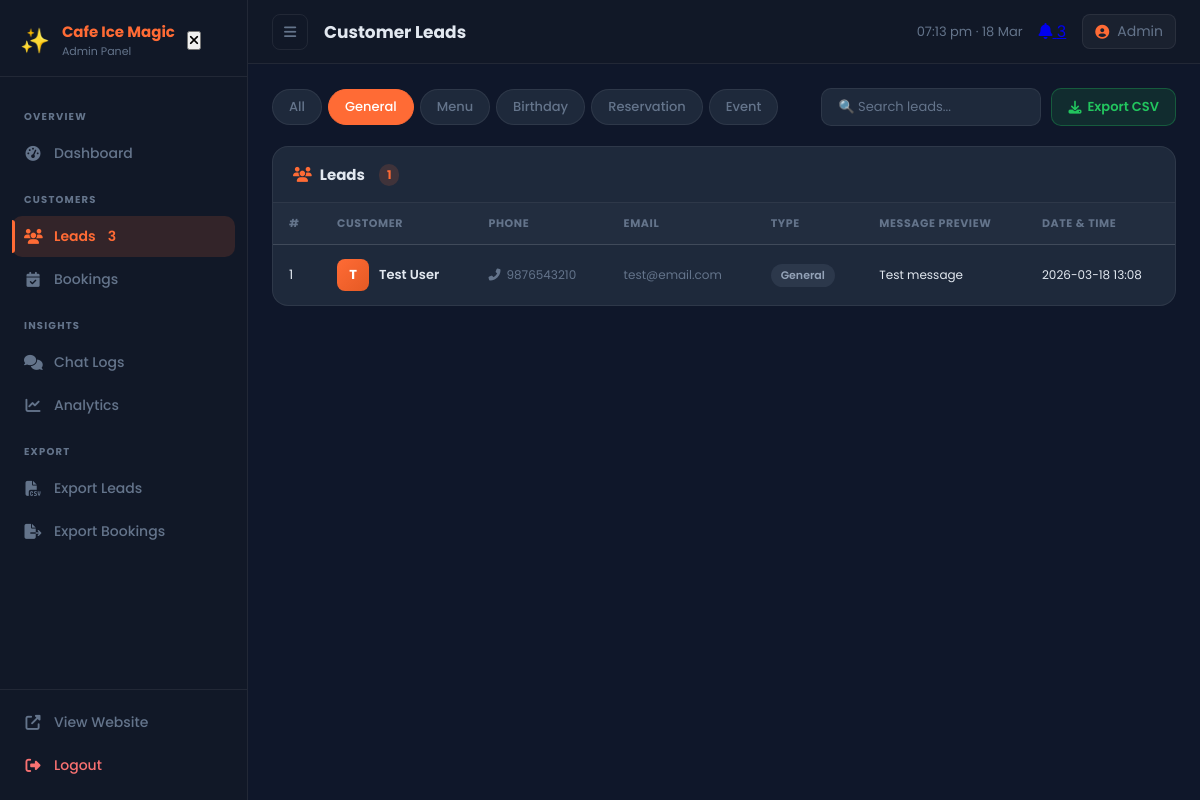
Screenshot of /admin/leads?type=general (signed in) with the database file from the repository.
### tables this page shows
CREATE TABLE leads (
            id INTEGER PRIMARY KEY AUTOINCREMENT,
            session_id TEXT,
            name TEXT,
            phone TEXT,
            email TEXT,
            inquiry_type TEXT DEFAULT 'general',
            message TEXT,
            source_page TEXT DEFAULT 'widget',
            created_at TIMESTAMP DEFAULT CURRENT_TIMESTAMP
        , contacted INTEGER DEFAULT 0, contacted_at TIMESTAMP);

### app.py (the view)
@app.route('/admin/leads')
@login_required
def admin_leads():
    inquiry_type = request.args.get('type', 'all')
    contacted    = request.args.get('contacted', None)
    leads = db.get_all_leads(inquiry_type=inquiry_type, contacted=contacted)
    return render_template('admin/leads.html', cafe=CAFE_CONFIG,
                           leads=leads, current_filter=inquiry_type,
                           contacted_filter=contacted)

### app.py (called while the page is built)
@app.context_processor
def inject_sidebar_stats():
    if session.get('admin_logged_in'):
        return {'new_leads_count': db.get_new_leads_count()}
    return {'new_leads_count': 0}

def login_required(f):
    @wraps(f)
    def decorated(*args, **kwargs):
        if not session.get('admin_logged_in'):
            return redirect(url_for('admin_login'))
        return f(*args, **kwargs)
    return decorated

### database.py (called while the page is built)
def get_db():
    conn = sqlite3.connect(DB_PATH)
    conn.row_factory = sqlite3.Row
    conn.execute("PRAGMA journal_mode=WAL")
    return conn

def get_all_leads(inquiry_type=None, contacted=None, limit=500):
    conn = get_db()
    where_clauses = []
    params = []
    if inquiry_type and inquiry_type != 'all':
        where_clauses.append('inquiry_type = ?')
        params.append(inquiry_type)
    if contacted == 'yes':
        where_clauses.append('contacted = 1')
    elif contacted == 'no':
        where_clauses.append('(contacted = 0 OR contacted IS NULL)')
    where_sql = ('WHERE ' + ' AND '.join(where_clauses)) if where_clauses else ''
    params.append(limit)
    rows = conn.execute(
        f'SELECT * FROM leads {where_sql} ORDER BY created_at DESC LIMIT ?', params
    ).fetchall()
    conn.close()
    return [dict(r) for r in rows]

def get_new_leads_count():
    conn = get_db()
    count = conn.execute(
        "SELECT COUNT(*) FROM leads WHERE contacted = 0 OR contacted IS NULL"
    ).fetchone()[0]
    conn.close()
    return count

### templates/admin/leads.html (shortened to what this page needs)
{% extends "admin/base.html" %}
{% block page_title %}Customer Leads{% endblock %}
{% block content %}
<div class="page-toolbar">
  <div class="filter-tabs">
    <a href="?type=all" class="filter-tab {% if current_filter == 'all' %}active{% endif %}">All</a>
    <a href="?type=general" class="filter-tab {% if current_filter == 'general' %}active{% endif %}">General</a>
    <a href="?type=menu_inquiry" class="filter-tab {% if current_filter == 'menu_inquiry' %}active{% endif %}">Menu</a>
    <a href="?type=birthday_party" class="filter-tab {% if current_filter == 'birthday_party' %}active{% endif %}">Birthday</a>
    <a href="?type=reservation" class="filter-tab {% if current_filter == 'reservation' %}active{% endif %}">Reservation</a>
    <a href="?type=event" class="filter-tab {% if current_filter == 'event' %}active{% endif %}">Event</a>
  </div>
  <div class="toolbar-actions">
    <input type="text" id="searchInput" class="search-input" placeholder="🔍 Search leads..."/>
    <a href="/api/export-leads" class="btn-export"><i class="fas fa-download"></i> Export CSV</a>
  </div>
</div>
<div class="card">
  <div class="card-header">
    <h3 class="card-title">
      <i class="fas fa-users"></i> Leads
      <span class="count-badge">{{ leads|length }}</span>
    </h3>
  </div>
  <div class="table-responsive">
    <table class="data-table sortable" id="leadsTable">
      <thead>
        <tr>
          <th class="sortable-col" data-col="0">#</th>
          <th class="sortable-col" data-col="1">Customer</th>
          <th class="sortable-col" data-col="2">Phone</th>
          <th class="sortable-col" data-col="3">Email</th>
          <th class="sortable-col" data-col="4">Type</th>
          <th class="sortable-col" data-col="5">Message Preview</th>
          <th class="sortable-col" data-col="6">Date &amp; Time</th>
        </tr>
      </thead>
      <tbody>
        {% for lead in leads %}
        <tr>
          <td class="text-muted">{{ lead.id }}</td>
          <td>
            <div class="user-cell">
              <div class="user-avatar">{{ (lead.name or 'U')[0].upper() }}</div>
              <div class="user-name">{{ lead.name or 'Unknown' }}</div>
            </div>
          </td>
          <td>
            {% if lead.phone %}
            <a href="tel:{{ lead.phone }}" class="phone-link">
              <i class="fas fa-phone-alt"></i> {{ lead.phone }}
            </a>
            {% else %}—{% endif %}
          </td>
          <td>
            {% if lead.email %}
            <a href="mailto:{{ lead.email }}" class="email-link">{{ lead.email }}</a>
            {% else %}—{% endif %}
          </td>
          <td>
            <span class="badge badge-{{ lead.inquiry_type }}">{{ lead.inquiry_type|replace('_',' ')|title }}</span>
          </td>
          <td class="message-preview">{{ (lead.message or '')[:80] }}{% if lead.message and lead.message|length > 80 %}…{% endif %}</td>
          <td class="text-sm text-muted">{{ lead.created_at[:16] if lead.created_at else '—' }}</td>
        </tr>
        {% else %}
        <tr>
          <td colspan="7" class="empty-state">
            <i class="fas fa-inbox"></i><br>No leads found for this filter.
          </td>
        </tr>
        {% endfor %}
      </tbody>
    </table>
  </div>
</div>
{% endblock %}

### static/css/admin.css (style rules this page uses)
*, *::before, *::after { box-sizing: border-box; margin: 0; padding: 0; }
html { scroll-behavior: smooth; }
:root { --orange: #FF6B35; --gold: #FFD700; --purple: #7c3aed; --green: #22c55e; --red: #ef4444; --sidebar-w: 248px; --sidebar-bg: #111827; --main-bg: #0f172a; --card-bg: #1e293b; --border: rgba(255,255,255,0.07); --text: #e2e8f0; --text-muted: #64748b; --topbar-h: 64px; }
body { font-family: 'Poppins', sans-serif; background: var(--main-bg); color: var(--text); display: flex; min-height: 100vh; }
.card { background: var(--card-bg); border: 1px solid var(--border); border-radius: 16px; overflow: hidden; }
.card-header { padding: 16px 20px; border-bottom: 1px solid var(--border); display: flex; align-items: center; justify-content: space-between; gap: 12px; }
.card-title { font-size: 15px; font-weight: 700; color: var(--text); display: flex; align-items: center; gap: 8px; }
.card-title i { color: var(--orange); }
.table-responsive { overflow-x: auto; }
.data-table { width: 100%; border-collapse: collapse; font-size: 13px; }
.data-table thead th { padding: 12px 16px; text-align: left; font-size: 11px; font-weight: 700; text-transform: uppercase; letter-spacing: 0.6px; color: var(--text-muted); background: rgba(255,255,255,0.02); border-bottom: 1px solid var(--border); white-space: nowrap; }
.data-table tbody td { padding: 14px 16px; border-bottom: 1px solid rgba(255,255,255,0.04); color: var(--text); vertical-align: middle; }
.data-table tbody tr:last-child td { border-bottom: none; }
.user-cell { display: flex; align-items: center; gap: 10px; }
.user-avatar { width: 32px; height: 32px; background: linear-gradient(135deg, var(--orange), #e55a24); border-radius: 8px; display: flex; align-items: center; justify-content: center; font-size: 13px; font-weight: 700; color: #fff; flex-shrink: 0; }
.user-name { font-weight: 600; font-size: 13px; }
.phone-link, .email-link { color: var(--text-muted); text-decoration: none; display: inline-flex; align-items: center; gap: 6px; font-size: 12px; transition: color 0.2s; }
.text-sm { font-size: 12px; }
.text-muted { color: var(--text-muted); }
.message-preview { max-width: 200px; color: var(--text-muted); font-size: 12px; }
.badge { display: inline-flex; padding: 3px 10px; border-radius: 100px; font-size: 11px; font-weight: 600; white-space: nowrap; }
.badge-general { background: rgba(100,116,139,0.2); color: #94a3b8; }
.count-badge { display: inline-flex; align-items: center; justify-content: center; padding: 2px 8px; background: rgba(255,107,53,0.15); color: var(--orange); border-radius: 100px; font-size: 12px; font-weight: 700; margin-left: 6px; }
.page-toolbar { display: flex; align-items: center; justify-content: space-between; gap: 16px; margin-bottom: 20px; flex-wrap: wrap; }
.filter-tabs { display: flex; gap: 6px; flex-wrap: wrap; }
.filter-tab { padding: 7px 16px; background: var(--card-bg); border: 1px solid var(--border); border-radius: 100px; color: var(--text-muted); font-size: 13px; font-weight: 500; text-decoration: none; transition: all 0.2s; }
.filter-tab.active, .filter-tab:hover { background: var(--orange); border-color: var(--orange); color: #fff; }
.toolbar-actions { display: flex; gap: 10px; align-items: center; }
.search-input { padding: 8px 16px; background: var(--card-bg); border: 1px solid var(--border); border-radius: 10px; color: var(--text); font-size: 13px; font-family: inherit; outline: none; width: 220px; transition: all 0.3s; }
.search-input::placeholder { color: var(--text-muted); }
.btn-export { display: inline-flex; align-items: center; gap: 6px; padding: 8px 16px; background: rgba(34,197,94,0.12); border: 1px solid rgba(34,197,94,0.3); border-radius: 10px; color: var(--green); font-size: 13px; font-weight: 600; font-family: inherit; text-decoration: none; cursor: pointer; transition: all 0.2s; }

### rows the page displays
leads: id "1", name "T", name "Test User", phone "9876543210", email "test@email.com", inquiry_type "General", message "Test message", created_at "2026-03-18 13:08"

### other values shown
{{ cafe.name }} "Cafe Ice Magic"
{{ new_leads_count }} "3"
{{ leads|length }} "1"
